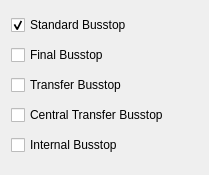
<?xml version="1.0" encoding="UTF-8"?>
<ui version="4.0">
 <class>WdgBusstopFlagEditor</class>
 <widget class="QWidget" name="WdgBusstopFlagEditor">
  <property name="geometry">
   <rect>
    <x>0</x>
    <y>0</y>
    <width>209</width>
    <height>175</height>
   </rect>
  </property>
  <property name="sizePolicy">
   <sizepolicy hsizetype="Maximum" vsizetype="Maximum">
    <horstretch>0</horstretch>
    <verstretch>0</verstretch>
   </sizepolicy>
  </property>
  <property name="windowTitle">
   <string>Form</string>
  </property>
  <layout class="QVBoxLayout" name="verticalLayout">
   <item>
    <widget class="QCheckBox" name="cbStandard">
     <property name="text">
      <string>Standard Busstop</string>
     </property>
     <property name="checked">
      <bool>true</bool>
     </property>
    </widget>
   </item>
   <item>
    <widget class="QCheckBox" name="cbFinal">
     <property name="text">
      <string>Final Busstop</string>
     </property>
    </widget>
   </item>
   <item>
    <widget class="QCheckBox" name="cbTransfer">
     <property name="text">
      <string>Transfer Busstop</string>
     </property>
    </widget>
   </item>
   <item>
    <widget class="QCheckBox" name="cbCentralTransfer">
     <property name="text">
      <string>Central Transfer Busstop</string>
     </property>
    </widget>
   </item>
   <item>
    <widget class="QCheckBox" name="cbInternal">
     <property name="text">
      <string>Internal Busstop</string>
     </property>
    </widget>
   </item>
  </layout>
 </widget>
 <resources/>
 <connections/>
</ui>
